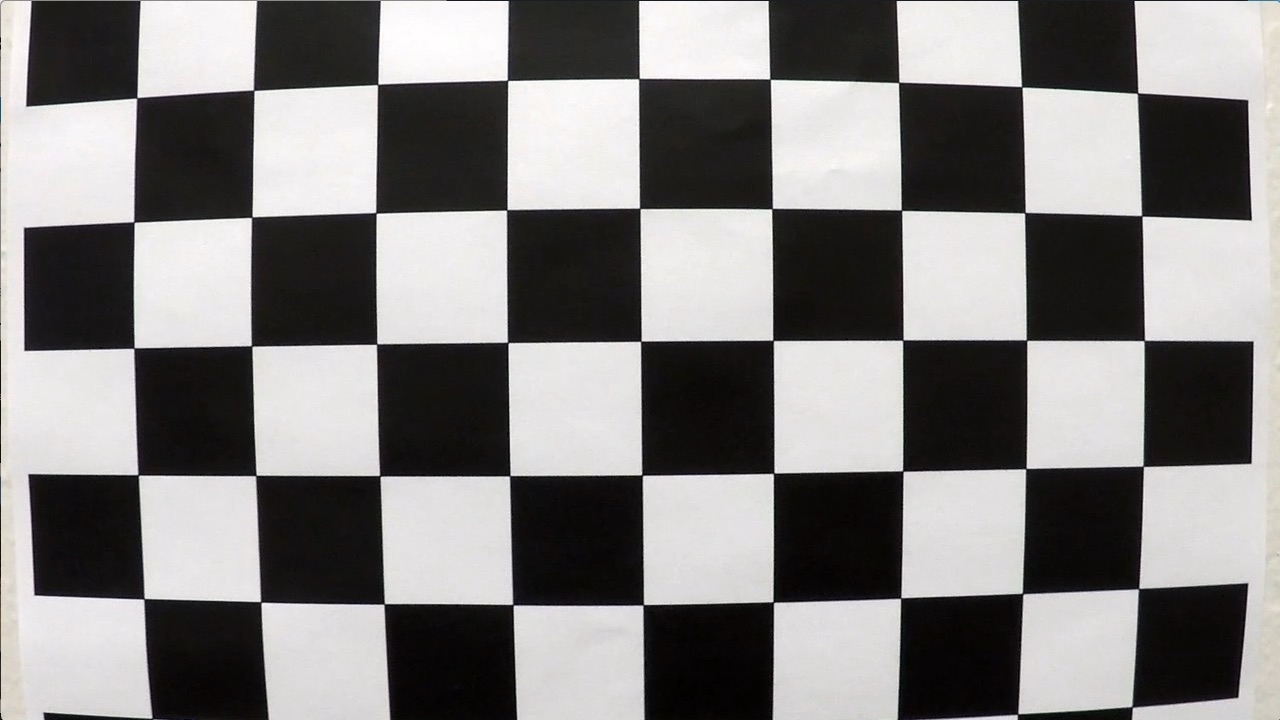
#> input picture T1P4-Advanced-Lane-Lines/camera_cal/calibration1.jpg, 1280 x 720 px; its folder holds 5 pictures in this run
$ jupyter execute --allow-errors 'P4 - Data Analysis.ipynb'   (shell and % lines are left out)   (older library calls are emulated)
#> lines starting #> are read from the running program, lines starting #| are printed output that depends on the picture; after the words box and inside, x2 and y2 are one past the last pixel; in counts of white or black regions, pixels touching at a corner belong together
### T1P4-Advanced-Lane-Lines/image_functions.py
import numpy as np
import cv2
import glob
import matplotlib.pyplot as plt

# Define conversions in x and y from pixels space to meters
ym_per_pix = 30/720 # meters per pixel in y dimension
xm_per_pix = 3.7/700 # meters per pixel in x dimension

def get_src_dst_coordinates():
	# source points
	top_left = (588, 454)
	top_right = (692, 454)
	bottom_left = (203, 720)
	bottom_right = (1105, 720)

	src = np.float32([top_right,
	                  bottom_right,
	                  bottom_left,
	                  top_left])

	# desired destination
	dst_top_left = (200, 0)
	dst_top_right = (1000, 0)
	dst_bottom_right = (1000, 720)
	dst_bottom_left = (200, 720)

	dst = np.float32([dst_top_right,
	                  dst_bottom_right,
	                  dst_bottom_left,
	                  dst_top_left])
	return src, dst

# get the color mask
def color_mask(img, low, high):
    return cv2.inRange(img, low, high)

# undistort image
def undistort_image(img, mtx, dist):
    return cv2.undistort(img, mtx, dist, None, mtx)

# unwarp image
def unwarp_image(img, src, dst):
    img_height, img_width = img.shape[:2]
    M = cv2.getPerspectiveTransform(src, dst)
    Minv = cv2.getPerspectiveTransform(dst, src)
    warped = cv2.warpPerspective(img, M, (img_width, img_height), flags=cv2.INTER_LINEAR)
    return warped, M, Minv

# calibrate camera
def calibrate_camera(images, nx=9, ny=6):

#> called with nx = 9, ny = 6
    objpoints = [] #3D object points
    imgpoints = [] #2D image points

    # prepare object points
    objp = np.zeros((nx * ny, 3), np.float32)
    objp[:,:2] = np.mgrid[0:nx, 0:ny].T.reshape(-1, 2)

    for idx, fname in enumerate(images):

        # read image, BGR format in cv2
        img = cv2.imread(fname)
#> img is the input picture: shape (720, 1280, 3); mean B, G, R 127.8, 128.4, 130.1

        # Convert to grayscale
        gray = cv2.cvtColor(img, cv2.COLOR_BGR2GRAY)

        # Find the chessboard corners
        ret, corners = cv2.findChessboardCorners(gray, (nx, ny), None)
#> ret = False; corners = None

        # If found, add to the list of imgpoints and objpoints
        if ret == True:
            objpoints.append(objp)
            imgpoints.append(corners)

    return cv2.calibrateCamera(objpoints, imgpoints, gray.shape[::-1], None, None)

# gets rgb images
def get_samples_rgb(image_filename_list):
    out_images = []
    for image_filename in image_filename_list:
        img = cv2.imread(image_filename)
        img = cv2.cvtColor(img, cv2.COLOR_BGR2RGB)
        out_images.append(img)
    return out_images

# get unwarp images for given rgb images
# [13 lines left out: function get_samples_unwarp, not called in this run]

def yellow_lines(img):
    image = np.copy(img)
    hsv = cv2.cvtColor(image, cv2.COLOR_RGB2HSV)
    #yellow_hsv_low  = np.array([ 15,  100,  100])
    #yellow_hsv_high = np.array([ 35, 255, 255])
    yellow_hsv_low  = np.array([ 10,  70,  100])
    yellow_hsv_high = np.array([ 35, 255, 255])
    mask = color_mask(hsv, yellow_hsv_low, yellow_hsv_high)
    result = cv2.bitwise_and(image, image, mask= mask)
    return result, mask

def white_lines(img):
    image = np.copy(img)
    hsv = cv2.cvtColor(image, cv2.COLOR_RGB2HSV)
    #white_hsv_low  = np.array([ 0,   0,   205])
    #white_hsv_high = np.array([ 255,  30, 255])
    white_hsv_low  = np.array([ 0,   0,   180])
    white_hsv_high = np.array([ 180,  25, 255])
    mask = color_mask(hsv, white_hsv_low, white_hsv_high)
    result = cv2.bitwise_and(image, image, mask= mask)
    return result, mask

def build_lookup_table(inv_gamma):
    return np.array([((i / 255) ** inv_gamma) * 255 for i in range(256)]).astype(np.uint8)

# [5 lines left out: function gamma_corrected, not called in this run]

def abs_sobel_thresh(gray, orient='x', sobel_kernel=3, thresh=(0, 255)):
    if orient == 'x':
        abs_sobel = np.absolute(cv2.Sobel(gray, cv2.CV_64F, 1, 0, ksize=sobel_kernel))

    if orient == 'y':
        abs_sobel = np.absolute(cv2.Sobel(gray, cv2.CV_64F, 0, 1, ksize=sobel_kernel))

    scaled_sobel = np.uint8(255*abs_sobel/np.max(abs_sobel))
    binary_output = np.zeros_like(scaled_sobel)
    binary_output[(scaled_sobel >= thresh[0]) & (scaled_sobel <= thresh[1])] = 1
    return binary_output

def apply_filter(img):
    gray = cv2.cvtColor(img, cv2.COLOR_RGB2GRAY)
    out = cv2.GaussianBlur(gray,(5,5),0)
    # [10 lines of commented-out code are left out]
    return out

# [10 lines left out: function mag_thresh, not called in this run]

def dir_threshold(img, sobel_kernel=3, thresh=(0, np.pi/2)):
    gray = cv2.cvtColor(img, cv2.COLOR_RGB2GRAY)
    sobelx = cv2.Sobel(gray, cv2.CV_64F, 1, 0, ksize=sobel_kernel)
    sobely = cv2.Sobel(gray, cv2.CV_64F, 0, 1, ksize=sobel_kernel)
    abs_sobelx = np.absolute(sobelx)
    abs_sobely = np.absolute(sobely)
    absgraddir = np.arctan2(abs_sobely, abs_sobelx)
    binary_output = np.zeros_like(absgraddir)
    binary_output[(absgraddir >= thresh[0]) & (absgraddir <= thresh[1])] = 1
    return binary_output

def window_mask(width, height, img_ref, center,level):
    output = np.zeros_like(img_ref)
    output[int(img_ref.shape[0]-(level+1)*height):int(img_ref.shape[0]-level*height),max(0,int(center-width/2)):min(int(center+width/2),img_ref.shape[1])] = 1
    return output

def find_window_centroids(warped, window_width, window_height, margin):

    window_centroids = [] # Store the (left,right) window centroid positions per level
    window = np.ones(window_width) # Create our window template that we will use for convolutions

    # First find the two starting positions for the left and right lane by using np.sum to get the vertical image slice
    # and then np.convolve the vertical image slice with the window template

    # Sum quarter bottom of image to get slice, could use a different ratio
    l_sum = np.sum(warped[int(3*warped.shape[0]/4):,:int(warped.shape[1]/2)], axis=0)
    l_center = np.argmax(np.convolve(window,l_sum))-window_width/2
    r_sum = np.sum(warped[int(3*warped.shape[0]/4):,int(warped.shape[1]/2):], axis=0)
    r_center = np.argmax(np.convolve(window,r_sum))-window_width/2+int(warped.shape[1]/2)

    # Add what we found for the first layer
    window_centroids.append((l_center,r_center))

    # Go through each layer looking for max pixel locations
    for level in range(1,(int)(warped.shape[0]/window_height)):
        # convolve the window into the vertical slice of the image
        image_layer = np.sum(warped[int(warped.shape[0]-(level+1)*window_height):int(warped.shape[0]-level*window_height),:], axis=0)
        conv_signal = np.convolve(window, image_layer)
        # Find the best left centroid by using past left center as a reference
        # Use window_width/2 as offset because convolution signal reference is at right side of window, not center of window
        offset = window_width/2
        l_min_index = int(max(l_center+offset-margin,0))
        l_max_index = int(min(l_center+offset+margin,warped.shape[1]))
        l_center = np.argmax(conv_signal[l_min_index:l_max_index])+l_min_index-offset
        # Find the best right centroid by using past right center as a reference
        r_min_index = int(max(r_center+offset-margin,0))
        r_max_index = int(min(r_center+offset+margin,warped.shape[1]))
        r_center = np.argmax(conv_signal[r_min_index:r_max_index])+r_min_index-offset
        # Add what we found for that layer
        window_centroids.append((l_center,r_center))

    return window_centroids

def add_overlay(warped, undist, Minv, left_fitx, right_fitx, ploty):

	# Create an image to draw the lines on
	warp_zero = np.zeros_like(warped).astype(np.uint8)
	color_warp = np.dstack((warp_zero, warp_zero, warp_zero))

	# Recast the x and y points into usable format for cv2.fillPoly()
	pts_left = np.array([np.transpose(np.vstack([left_fitx, ploty]))])
	cv2.drawContours(color_warp, np.int_([pts_left]), -1, (255,0,0), thickness=30)
	pts_right = np.array([np.flipud(np.transpose(np.vstack([right_fitx, ploty])))])
	cv2.drawContours(color_warp, np.int_([pts_right]), -1, (0,0,255), thickness=30)
	pts = np.hstack((pts_left, pts_right))

	# Draw the lane onto the warped blank image
	cv2.fillPoly(color_warp, np.int_([pts]), (0,255, 0))

	# Warp the blank back to original image space using inverse perspective matrix (Minv)
	newwarp = cv2.warpPerspective(color_warp, Minv, (undist.shape[1], undist.shape[0]))

	# Combine the result with the original image
	result = cv2.addWeighted(undist, 1, newwarp, 0.3, 0)

	return result, color_warp, newwarp

def add_selection_window(binary_warped, nonzerox, nonzeroy, left_lane_inds, right_lane_inds, left_fitx, right_fitx, ploty, margin):
	# Create an image to draw on and an image to show the selection window
	out_img = np.dstack((binary_warped, binary_warped, binary_warped))*255
	window_img = np.zeros_like(out_img)
	# Color in left and right line pixels
	out_img[nonzeroy[left_lane_inds], nonzerox[left_lane_inds]] = [255, 0, 0]
	out_img[nonzeroy[right_lane_inds], nonzerox[right_lane_inds]] = [0, 0, 255]

	# Generate a polygon to illustrate the search window area
	# And recast the x and y points into usable format for cv2.fillPoly()
	left_line_window1 = np.array([np.transpose(np.vstack([left_fitx-margin, ploty]))])
	left_line_window2 = np.array([np.flipud(np.transpose(np.vstack([left_fitx+margin, ploty])))])
	left_line_pts = np.hstack((left_line_window1, left_line_window2))
	right_line_window1 = np.array([np.transpose(np.vstack([right_fitx-margin, ploty]))])
	right_line_window2 = np.array([np.flipud(np.transpose(np.vstack([right_fitx+margin, ploty])))])
	right_line_pts = np.hstack((right_line_window1, right_line_window2))

	# Draw the lane onto the warped blank image
	cv2.fillPoly(window_img, np.int_([left_line_pts]), (0,255, 0))
	cv2.fillPoly(window_img, np.int_([right_line_pts]), (0,255, 0))

	result = cv2.addWeighted(out_img, 1, window_img, 0.3, 0)
	return result

def sliding_windows(binary_warped, out_img, nonzerox, nonzeroy, leftx_current, rightx_current, margin=100, minpix=50, nwindows=9):
	# Set height of windows
	window_height = np.int(binary_warped.shape[0]/nwindows)
	left_lane_inds = []
	right_lane_inds = []

	# Step through the windows one by one
	for window in range(nwindows):
	    # Identify window boundaries in x and y (and right and left)
	    win_y_low = binary_warped.shape[0] - (window+1)*window_height
	    win_y_high = binary_warped.shape[0] - window*window_height
	    win_xleft_low = leftx_current - margin
	    win_xleft_high = leftx_current + margin
	    win_xright_low = rightx_current - margin
	    win_xright_high = rightx_current + margin
	    # Draw the windows on the visualization image
	    cv2.rectangle(out_img,(win_xleft_low,win_y_low),(win_xleft_high,win_y_high),(0,255,0), 3)
	    cv2.rectangle(out_img,(win_xright_low,win_y_low),(win_xright_high,win_y_high),(0,255,0), 3)
	    # Identify the nonzero pixels in x and y within the window
	    good_left_inds = ((nonzeroy >= win_y_low) & (nonzeroy < win_y_high) & (nonzerox >= win_xleft_low) & (nonzerox < win_xleft_high)).nonzero()[0]
	    good_right_inds = ((nonzeroy >= win_y_low) & (nonzeroy < win_y_high) & (nonzerox >= win_xright_low) & (nonzerox < win_xright_high)).nonzero()[0]
	    # Append these indices to the lists
	    left_lane_inds.append(good_left_inds)
	    right_lane_inds.append(good_right_inds)
	    # If you found > minpix pixels, recenter next window on their mean position
	    if len(good_left_inds) > minpix:
	        leftx_current = np.int(np.mean(nonzerox[good_left_inds]))
	    if len(good_right_inds) > minpix:
	        rightx_current = np.int(np.mean(nonzerox[good_right_inds]))

	# Concatenate the arrays of indices
	left_lane_inds = np.concatenate(left_lane_inds)
	right_lane_inds = np.concatenate(right_lane_inds)

	return left_lane_inds, right_lane_inds, leftx_current, rightx_current

# plot and save images
def plot_images(rows, cols, images_to_plot, titles_to_plot, out_file, cmap=None):
	fig = plt.figure(figsize=(6 * cols, 4 * rows))
	for idx in range(len(images_to_plot)):
		plt.subplot(rows, cols, idx+1)
		if cmap is not None and cmap[idx] is not None:
			plt.imshow(images_to_plot[idx], cmap=cmap[idx])
		else:
			plt.imshow(images_to_plot[idx])
		plt.title(titles_to_plot[idx])
	plt.tight_layout()
	fig.savefig('./output/' + out_file)
	plt.show()

# color gradient threshold
# [193 lines left out: functions color_gradient_threshold, is_parallel, is_distance_in_range, outlier_removal, sliding_windows2, find_lane_lines_from_existing and 2 more, not called in this run]

# return a random prefix with numbers and alphabets of N length, used as a session id for output files
def random_prefix(N=5):
	import random, string
	return ''.join(random.SystemRandom().choice(string.ascii_uppercase + string.digits) for _ in range(N))

### T1P4-Advanced-Lane-Lines/P4 - Data Analysis.ipynb
# Advanced Lane Finding Project - Data Analysis & Exploration

The overall goals of the Advanced Lane Line project include:

* Compute the camera calibration matrix and distortion coefficients given a set of chessboard images.
* Apply a distortion correction to raw images.
* Use color transforms, gradients, etc., to create a thresholded binary image.
* Apply a perspective transform to rectify binary image ("birds-eye view").
* Detect lane pixels and fit to find the lane boundary.
* Determine the curvature of the lane and vehicle position with respect to center.
* Warp the detected lane boundaries back onto the original image.
* Output visual display of the lane boundaries and numerical estimation of lane curvature and vehicle position.

In this data analysis/exploration project, we explore data in each of the steps above and make decision towards our final solution for the project.

---
## 1. Camera Calibration

[cell 1]
import numpy as np
import cv2
import glob
import matplotlib.pyplot as plt
from image_functions import *

images = glob.glob("./camera_cal/calibration*.jpg")
nx = 9 #enter the number of inside corners in x
ny = 6 #enter the number of inside corners in y
print("Calibrating camera ...")
ret, mtx, dist, rvecs, tvecs = calibrate_camera(images, nx, ny)
print("Done.")

[cell 2]
# camera calibration - steps
img = cv2.imread('./camera_cal/calibration3.jpg')
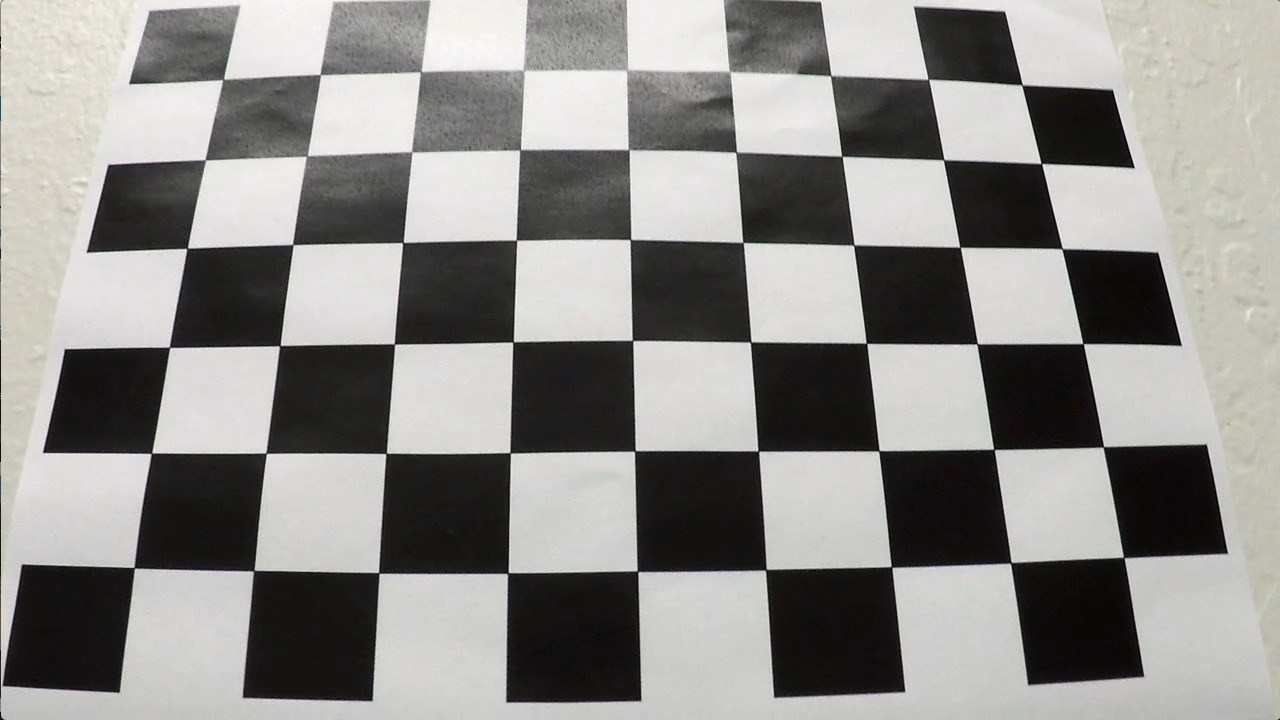
#> input picture T1P4-Advanced-Lane-Lines/camera_cal/calibration3.jpg, 1280 x 720 px
#> img is the input picture: shape (720, 1280, 3); mean B, G, R 138.1, 141, 141.8

# Convert to grayscale
gray = cv2.cvtColor(img, cv2.COLOR_BGR2GRAY)

# find chessboard corners
ret, corners = cv2.findChessboardCorners(gray, (nx, ny), None)
#> ret = True; corners = 54 rows, first 8: [224.4, 78.44], [319.5, 74.21], [421.5, 70.78], [524.5, 70.76], [625.8, 70.84], [729.5, 71.51], [830.6, 75.96], [927.9, 78.63]
if ret == True:
    corners_img = np.copy(img)
    # draw chessboard corners
    cv2.drawChessboardCorners(corners_img, (nx, ny), corners, ret)
#> corners_img: shape (720, 1280, 3); 3.66% of pixels changed, all inside (x1, y1, x2, y2) = (128, 65, 1131, 581)

# undist image
undist_img = undistort_image(img, mtx, dist)

# plot and save image
images_to_plot = [img, corners_img, undist_img]
titles_to_plot = ['Original', 'Chessboard corners', 'Distortion corrected']
out_file = "calibration.png"
plot_images(rows=1, cols=3, images_to_plot=images_to_plot, titles_to_plot=titles_to_plot, out_file=out_file)

## 2. Undistort Image

[cell 3]
# pick a test image
img = cv2.imread('./test_images/straight_lines1.jpg')
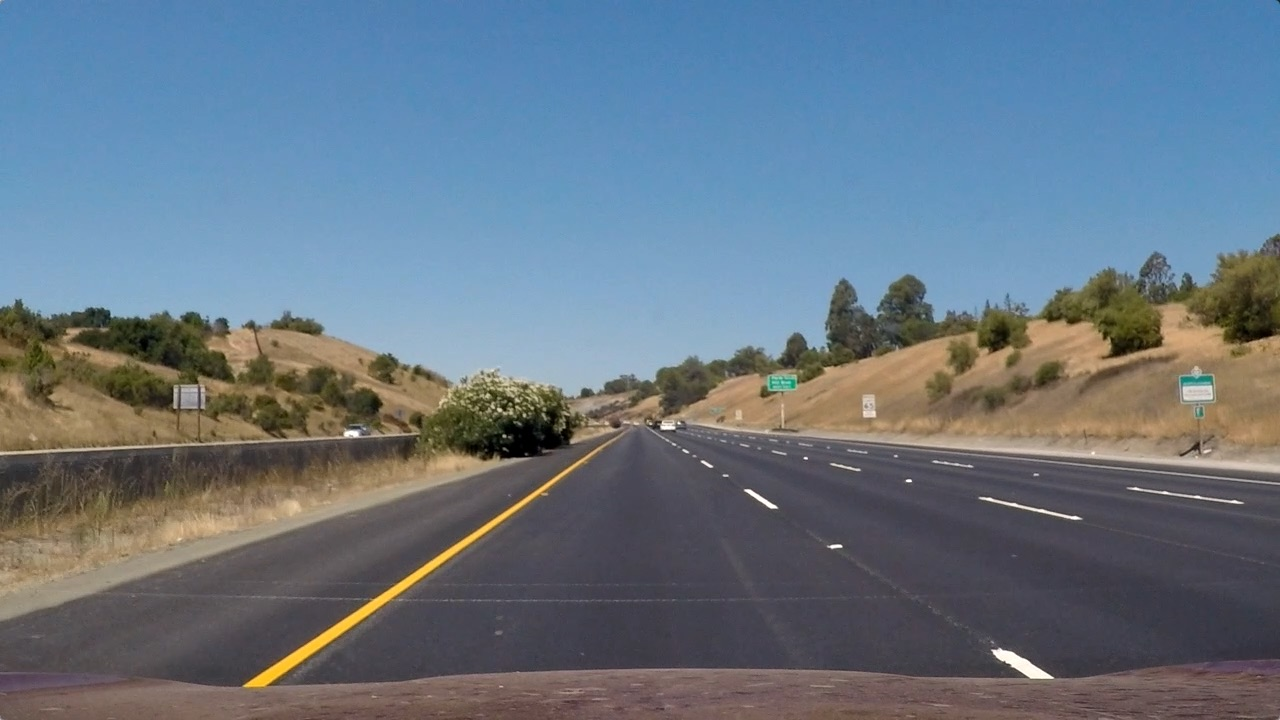
#> input picture T1P4-Advanced-Lane-Lines/test_images/straight_lines1.jpg, 1280 x 720 px
#> img is the input picture: shape (720, 1280, 3); mean B, G, R 131.2, 117.7, 103.2
img = cv2.cvtColor(img, cv2.COLOR_BGR2RGB)

undist_img = undistort_image(img, mtx, dist)
#> in undistort_image (call 2), `return cv2.undistort(img, mtx, dist, None, mtx)`:
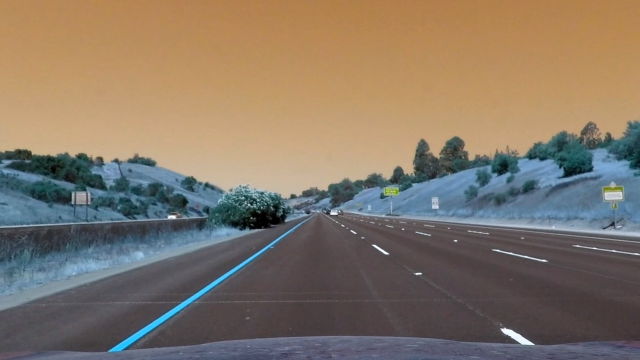
#> returned value: shape (720, 1280, 3) (shown at 1/2 size); mean of channels 0, 1, 2 103.7, 118.3, 131.5; drawn as B, G, R

# plot and save image
images_to_plot = [img, undist_img]
titles_to_plot = ['Original', 'Undistort']
out_file = "undistort.png"
plot_images(rows=1, cols=2, images_to_plot=images_to_plot, titles_to_plot=titles_to_plot, out_file=out_file)

## 3. Unwarp Image

[cell 4]
img_height, img_width = undist_img.shape[:2]

'''
# source points
top_left = (588, 454)
top_right = (692, 454)
bottom_left = (203, 720)
bottom_right = (1105, 720)

src = np.float32([top_right,
                  bottom_right,
                  bottom_left,
                  top_left])

# desired destination
dst_top_left = (200, 0)
dst_top_right = (1000, 0)
dst_bottom_right = (1000, 720)
dst_bottom_left = (200, 720)

dst = np.float32([dst_top_right,
                  dst_bottom_right,
                  dst_bottom_left,
                  dst_top_left])
'''
src, dst = get_src_dst_coordinates()

# unwarp
unwarp, M, Minv = unwarp_image(undist_img, src, dst)
#> in unwarp_image, `warped = cv2.warpPerspective(img, M, (img_width, img_height), flags=cv..`:
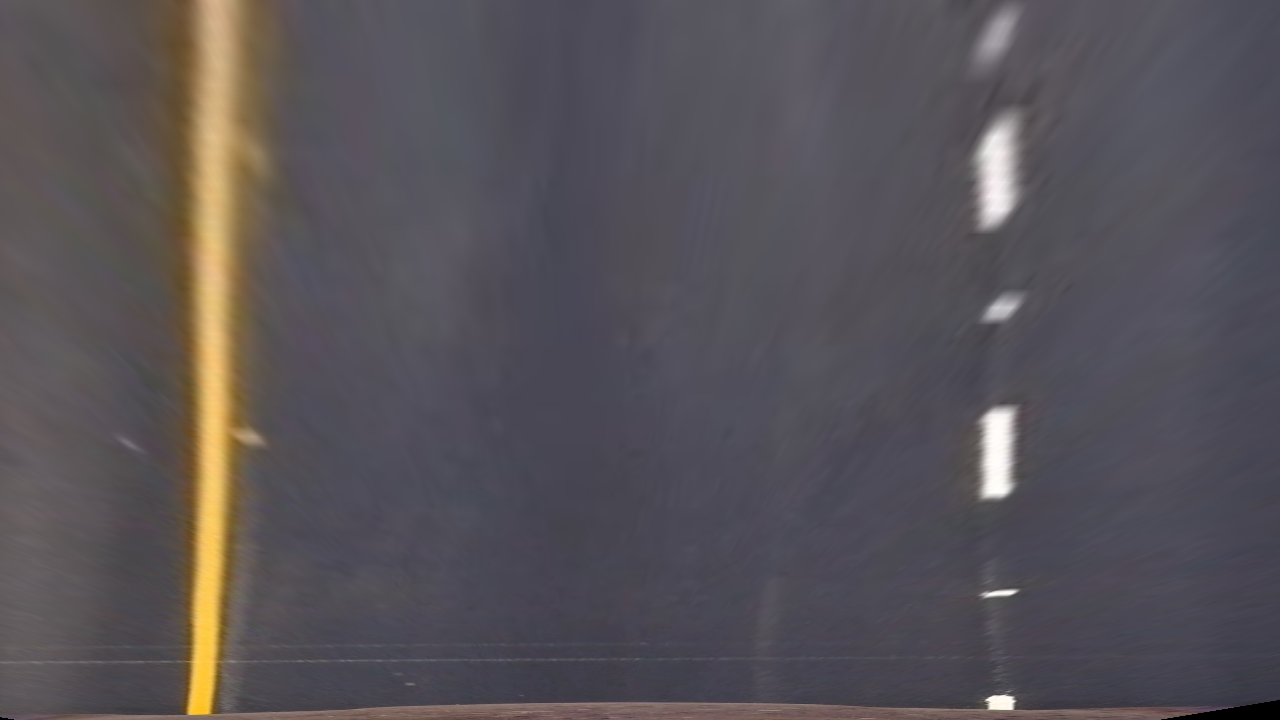
#> warped: shape (720, 1280, 3); mean R, G, B 87.6, 82.8, 87.6

# draw lines for the source points, for plotting
undist_img_plot = np.copy(undist_img)
cv2.line(undist_img_plot, tuple(src[2]), tuple(src[1]), color=(255,0,0), thickness=5)
cv2.line(undist_img_plot, tuple(src[1]), tuple(src[0]), color=(255,0,0), thickness=5)
#> (the rest of the program and of its run is left out)
